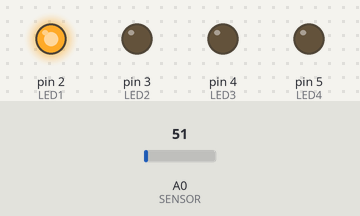
This sketch was run on a simulated Arduino Uno, built with avr-gcc and run on an emulated ATmega328P. Parts: output pins drawn as LEDs (lit = HIGH). The test bench sets the inputs (shaded band); at power-on: A0 (SENSOR) = 51. What the sketch prints to the serial monitor is not drawn.

Above: at 0.3 s.
Timing chart, 0 to 1.8 s (numbered marks = the images above):
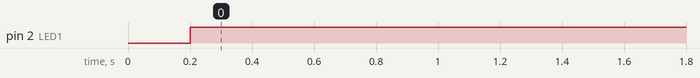

Measured:
- by itself, pin 2 (LED1): LOW → HIGH at 0.20 s

The sketch:

SENSOR.ino
```cpp
//Prueba 4 en Arduino
// A0 Lectura de sensores analógicos (Potenciómetro - Aumento)
// A1 Lectura de sensores analógicos (Fotorresistor - Luz)
// A2 Lectura de sensores analógicos (LM35 - Temperatura)

#define SENSOR A0
#define LED1 2
#define LED2 3
#define LED3 4
#define LED4 5
/*
 A0: Potenciómetro
 A1: Fotorresistencia (LDR)
 A3: LM35 (Sensor de Temp.)
 */

void setup() {
  pinMode(LED1,OUTPUT);digitalWrite(LED1,LOW);
  pinMode(LED2,OUTPUT);digitalWrite(LED2,LOW);
  pinMode(LED3,OUTPUT);digitalWrite(LED3,LOW);
  pinMode(LED4,OUTPUT);digitalWrite(LED4,LOW);
  Serial.begin(9600); //Habilitar funciones seriales de la tarjeta
  //Nota: al activarlas, los pines 0 y 1 no funcionan como salidas dig.
}

int valor = 0;

void loop()
{
  valor = analogRead(SENSOR); //Leer señal proveniente del canal SENSOR
  delay(100);
  Serial.println("VALOR DEL SENSOR: " + String(valor));
  delay(100);

  if(valor >=0 && valor <= 255)
  {
    digitalWrite(LED1,HIGH);digitalWrite(LED2,LOW);
    digitalWrite(LED3,LOW);digitalWrite(LED4,LOW);
  }

  else if(valor >=256 && valor <= 511)
  {
    digitalWrite(LED1,HIGH);digitalWrite(LED2,HIGH);
    digitalWrite(LED3,LOW);digitalWrite(LED4,LOW);
  }

  else if(valor >=512 && valor <= 767)
  {
    digitalWrite(LED1,HIGH);digitalWrite(LED2,HIGH);
    digitalWrite(LED3,HIGH);digitalWrite(LED4,LOW);
  }

  else
  {
    digitalWrite(LED1,HIGH);digitalWrite(LED2,HIGH);
    digitalWrite(LED3,HIGH);digitalWrite(LED4,HIGH);
  }
}
```
